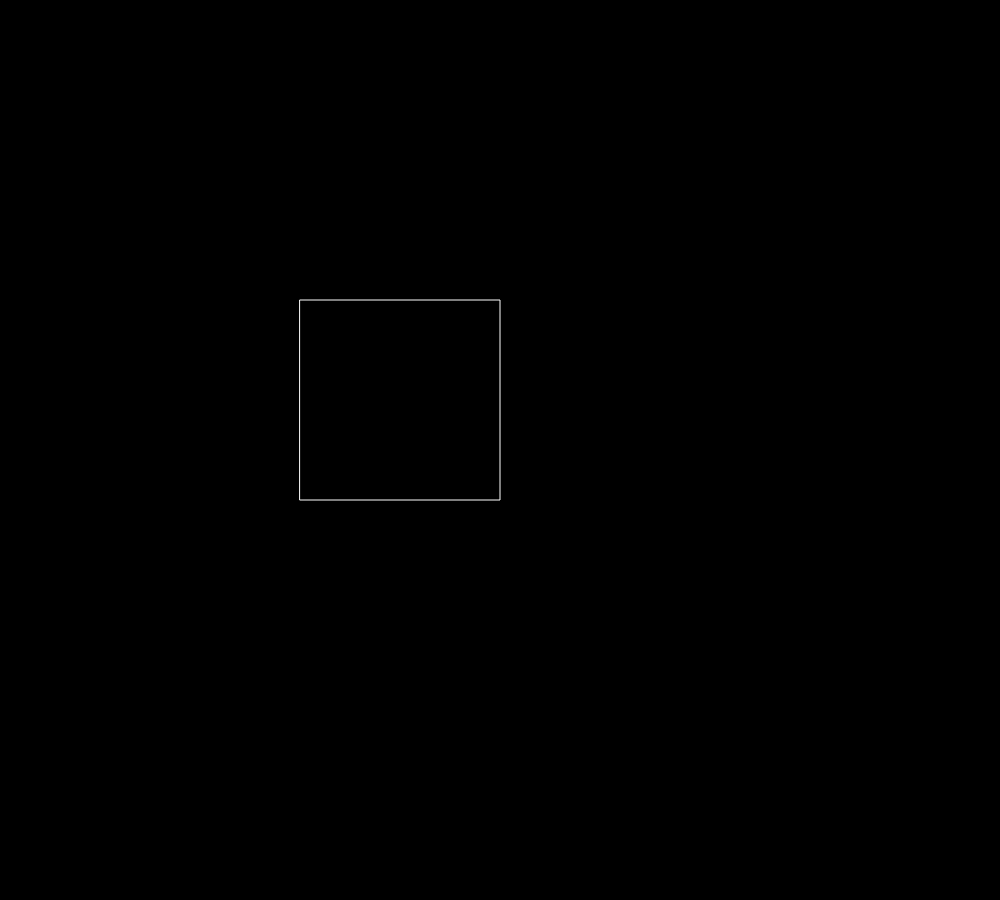
Frame 1 (no input)
Frame 60 (no input): identical to frame 1, image omitted
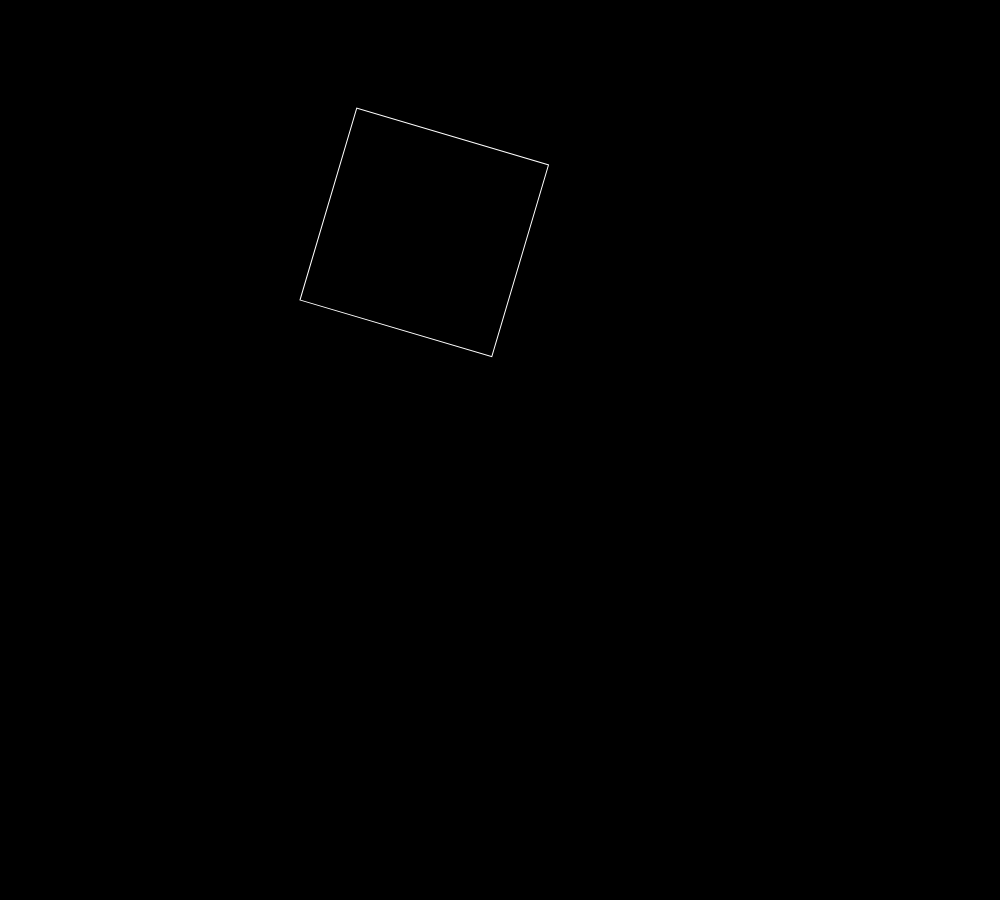
Frame 120 (the mouse pressed at the canvas centre since frame 60)

The p5.js sketch that drew these frames (run headless with seeded random() and noise() and a simulated clock; from frame 60 on, the mouse is pressed at the canvas centre):

// p5.js sketch
// ── sketch.js
function setup() {
  createCanvas(1000, 900);
  noFill();
  stroke(255);
}

function draw() {
  background(0);
  
  // rotate by an angle
  // angle is measured in radians (~6.28 is roughly one full revolution)
  // the command rotate(ang) will rotate the canvas around the
  // origin point (0, 0).
  // it's as though you put your finger down on (0, 0), and
  // rotated the page
  
  
  // if we translate before rotating, we move the
  // point (0, 0), and therefore we move the point around
  // which we do our rotation.
  
  // now this will rotate the rectangle around it's top-left corner
  // because that happens to be the origin

  translate(300, 300);
  rotate(mouseX*0.01);
  rect(0, 0, 200, 200);  
}
